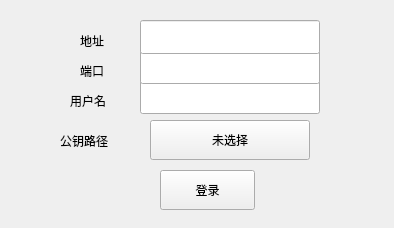
<?xml version="1.0" encoding="UTF-8"?>
<ui version="4.0">
 <class>Login</class>
 <widget class="QWidget" name="Login">
  <property name="geometry">
   <rect>
    <x>0</x>
    <y>0</y>
    <width>394</width>
    <height>228</height>
   </rect>
  </property>
  <property name="windowTitle">
   <string>登录</string>
  </property>
  <widget class="QPushButton" name="btn_login">
   <property name="geometry">
    <rect>
     <x>160</x>
     <y>170</y>
     <width>95</width>
     <height>40</height>
    </rect>
   </property>
   <property name="text">
    <string>登录</string>
   </property>
  </widget>
  <widget class="QLineEdit" name="text_username">
   <property name="geometry">
    <rect>
     <x>140</x>
     <y>80</y>
     <width>180</width>
     <height>34</height>
    </rect>
   </property>
  </widget>
  <widget class="QLabel" name="lab_username">
   <property name="geometry">
    <rect>
     <x>70</x>
     <y>90</y>
     <width>60</width>
     <height>21</height>
    </rect>
   </property>
   <property name="text">
    <string>用户名</string>
   </property>
  </widget>
  <widget class="QLabel" name="lan_public_key">
   <property name="geometry">
    <rect>
     <x>60</x>
     <y>130</y>
     <width>72</width>
     <height>21</height>
    </rect>
   </property>
   <property name="text">
    <string>公钥路径</string>
   </property>
  </widget>
  <widget class="QPushButton" name="btn_public_key">
   <property name="geometry">
    <rect>
     <x>150</x>
     <y>120</y>
     <width>160</width>
     <height>40</height>
    </rect>
   </property>
   <property name="text">
    <string>未选择</string>
   </property>
  </widget>
  <widget class="QLabel" name="lab_server_addr">
   <property name="geometry">
    <rect>
     <x>80</x>
     <y>30</y>
     <width>40</width>
     <height>21</height>
    </rect>
   </property>
   <property name="text">
    <string>地址</string>
   </property>
  </widget>
  <widget class="QLabel" name="lab_server_port">
   <property name="geometry">
    <rect>
     <x>80</x>
     <y>60</y>
     <width>40</width>
     <height>21</height>
    </rect>
   </property>
   <property name="text">
    <string>端口</string>
   </property>
  </widget>
  <widget class="QLineEdit" name="text_server_port">
   <property name="geometry">
    <rect>
     <x>140</x>
     <y>50</y>
     <width>180</width>
     <height>34</height>
    </rect>
   </property>
  </widget>
  <widget class="QLineEdit" name="text_server_addr">
   <property name="geometry">
    <rect>
     <x>140</x>
     <y>20</y>
     <width>180</width>
     <height>34</height>
    </rect>
   </property>
  </widget>
 </widget>
 <resources/>
 <connections/>
</ui>
